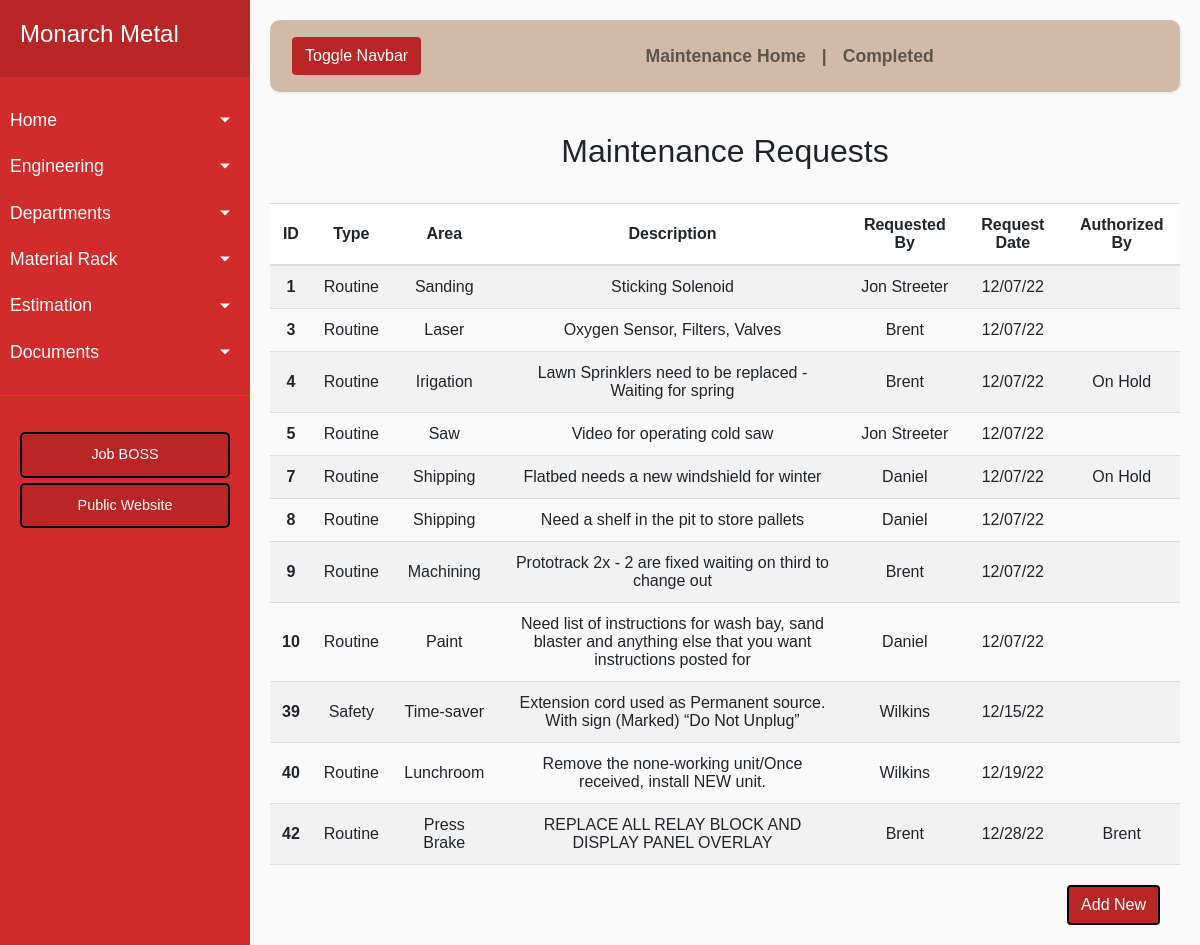
The app's page /maintenance with its own data.
### app/models.py (models this page shows, shortened)
class MTodo(Base):
    __tablename__ = 'mtodo'
    id = Column(Integer, primary_key=True)
    rname = Column(String(120))
    area = Column(String(120))
    rmach = Column(String(120))
    rdate = Column(String(120))
    rtype = Column(String(120))
    rdesc = Column(String(120))
    aname = Column(String(120))
    rpname = Column(String(120))
    rpdesc = Column(String(120))
    rptime = Column(String(120))
    rpdate = Column(String(120))
    done = Column(Integer())

### app/routes.py (the view)
@app.route('/maintenance')
def maintenance():
    mtodos = MTodo.query.order_by('id').all()
    return render_template('maintenance.html', title='Monarch Home', mtodos=mtodos)

### app/routes.py (called while the page is built)
@app.teardown_appcontext
def shutdown_session(exception=None):
    db_session.remove()

### app/templates/maintenance.html
{% extends "maintbase.html" %}
{% block content %}
    <h2 align="center">Maintenance Requests</h2>
    <br>
    <body>
        <table id="myTable">
            <tr class="header">
                <th scope="col">ID</th>
                <th scope="col">Type</th>
                <th scope="col">Area</th>
                <th scope="col">Description</th>
                <th scope="col">Requested By</th>
                <th scope="col">Request Date</th>
                <th scope="col">Authorized By</th>
            </tr>
            {% for t in mtodos %}
                {% if t.done != 'on' %}
                    <tr id={{ t.id }}>
                        <td><a href="/edit_maint/{{ t.id }}"><span style="font-weight:bold">{{ t.id }}</span></a></th>
                        <td align='center'> {{ t.rtype }} </td>
                        <td align='center'> {{ t.area }} </td>
                        <td align='center'> {{ t.rdesc }} </td>
                        <td align='center'> {{ t.rname }} </td>
                        <td align='center'> {{ t.rdate }} </td>
                        <td align='center'> {{ t.aname }} </td>
                    </tr>
                {% endif %}
            {% endfor %}
        </table>
        <a href="backend_maint">
            <button class="btn btn-block btn-primary todoBtn">Add New</button>
        </a>
    </body>
{% endblock %}

### app/static/style.css (style rules this page uses)
* { font-family: 'Poppins', sans-serif; }
#myTable { border-collapse: collapse; width: 100%; font-size: 16px; }
#myTable th, #myTable td { text-align: center; padding: 12px; }
#myTable th { background: #ffffff; border-top: 1px solid #ddd; border-bottom: 2px solid #ddd; }
#myTable tr { border-bottom: 1px solid #ddd; }
#myTable tr:nth-child(even) { background-color: #f2f2f2; }
#myTable tr.header, #myTable tr:hover { background-color: #ddd; }
th { text-align: center; }
body { font-family: 'Poppins', sans-serif; background: #fafafa; }
.formBtn, .todoBtn { background-color: #B82626; border: 2px solid black; }
.todoBtn { float: right; margin-right: 20px; margin-top: 20px; }

### records on screen
MTodo: id "1", rtype "Routine", area "Sanding", rdesc "Sticking Solenoid", rname "Jon Streeter", rdate "12/07/22"
MTodo: id "3", rtype "Routine", area "Laser", rdesc "Oxygen Sensor, Filters, Valves", rname "Brent", rdate "12/07/22"
MTodo: id "4", rtype "Routine", area "Irigation", rdesc "Lawn Sprinklers need to be replaced - Waiting for spring", rname "Brent", rdate "12/07/22", aname "On Hold"
MTodo: id "5", rtype "Routine", area "Saw", rdesc "Video for operating cold saw", rname "Jon Streeter", rdate "12/07/22"
MTodo: id "7", rtype "Routine", area "Shipping", rdesc "Flatbed needs a new windshield for winter", rname "Daniel", rdate "12/07/22", aname "On Hold"
MTodo: id "8", rtype "Routine", area "Shipping", rdesc "Need a shelf in the pit to store pallets", rname "Daniel", rdate "12/07/22"
MTodo: id "9", rtype "Routine", area "Machining", rdesc "Prototrack 2x - 2 are fixed waiting on third to change out", rname "Brent", rdate "12/07/22"
MTodo: id "10", rtype "Routine", area "Paint", rdesc "Need list of instructions for wash bay, sand blaster and anything else that you want instructions posted for", rname "Daniel", rdate "12/07/22"
MTodo: id "39", rtype "Safety", area "Time-saver", rdesc "Extension cord used as Permanent source. With sign (Marked) “Do Not Unplug”", rname "Wilkins", rdate "12/15/22"
MTodo: id "40", rtype "Routine", area "Lunchroom", rdesc "Remove the none-working unit/Once received, install NEW unit.", rname "Wilkins", rdate "12/19/22"
MTodo: id "42", rtype "Routine", area "Press Brake", rdesc "REPLACE ALL RELAY BLOCK AND DISPLAY PANEL OVERLAY", rname "Brent", rdate "12/28/22", aname "Brent"
